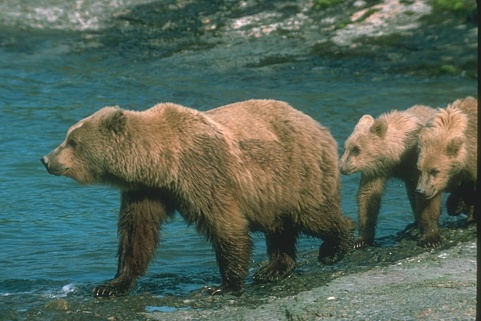
#> input picture data/example_dataset/BSDS500/train/100075.jpg, 481 x 321 px
$ python create_dataset.py
#> lines starting #> are read from the running program, lines starting #| are printed output that depends on the picture
import os
import glob
import numpy as np
from PIL import Image


def process_image(image_path, img_size, mask):
    """
    Process a single image: read, resize, convert to grayscale, add noise,
    and compute a subsampled normalized Fourier transform using a common mask.

    Args:
        image_path (str): Path to the image file.
        img_size (tuple): Desired image size (width, height) after resizing.
        mask (ndarray): A boolean numpy array of shape img_size used to
            subsample Fourier coefficients.

    Returns:
        tuple: (measurement, ground_truth)
            - ground_truth: numpy array of shape (2, img_size[1], img_size[0])
                representing the toy complex image, where the first channel is
                the grayscale image and the second channel is random noise.
            - measurement: numpy array of shape (2, img_size[1], img_size[0])
                representing the subsampled normalized
                Fourier transform of the toy complex image, with real and
                imaginary parts concatenated.
    """
#> called with image_path = 'BSDS500/train/100075.jpg', img_size = (256, 256)
    # Open image, convert to grayscale, and resize
    img = Image.open(image_path).convert("L")
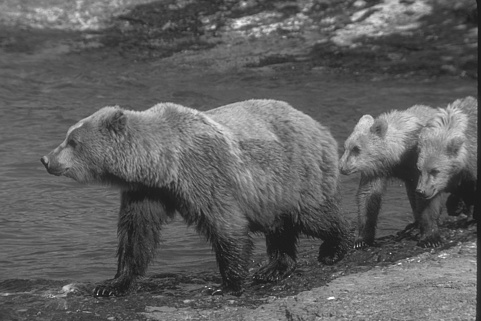
#> img: PIL image 481x321 L; min 18, max 254, mean 95.1
    img = img.resize(img_size)
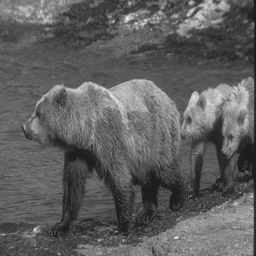
#> img: PIL image 256x256 L; min 26, max 255, mean 95.1

    # Convert image to numpy array (shape: (256,256)) and normalize to [0,1]
    gray = np.array(img, dtype=np.float32) / 255.0

    # Generate random noise image with the same size
    noise = np.random.uniform(0, 2 * np.pi, size=img_size)

    # Create the ground truth complex image by using the image as the magnitude
    # and the random noise as the phase
    ground_truth_real = gray * np.cos(noise)
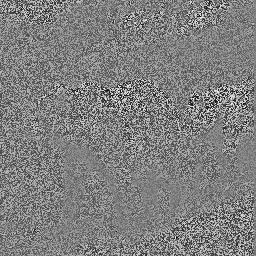
#> ground_truth_real: shape (256, 256) float64; min -0.904, max 0.903, mean 0.00143; drawn with min black and max white
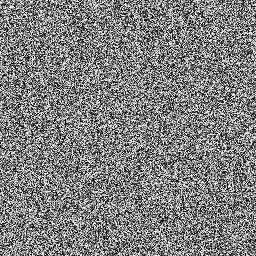
#> noise: shape (256, 256) float64; min 2.08e-05, max 6.28, mean 3.16; drawn with min black and max white
    ground_truth_imag = gray * np.sin(noise)
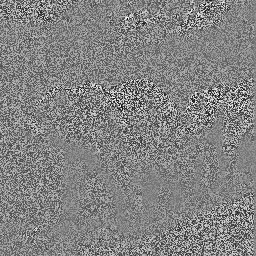
#> ground_truth_imag: shape (256, 256) float64; min -0.937, max 0.881, mean -0.00148; drawn with min black and max white
#> pass 3 of the loop in main, `for mode in modes:`:
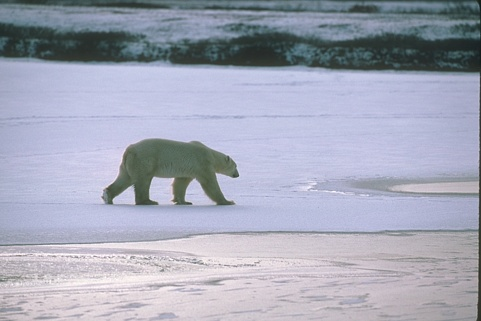
#> input picture data/example_dataset/BSDS500/test/100007.jpg, 481 x 321 px
#> in process_image (call 2), `ground_truth_real = gray * np.cos(noise)`:
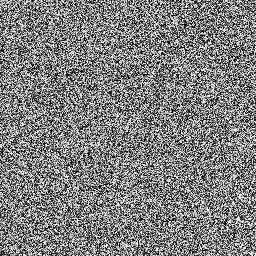
#> noise: shape (256, 256) float64; min 8.51e-05, max 6.28, mean 3.15; drawn with min black and max white
#> in process_image (call 2), `ground_truth_imag = gray * np.sin(noise)`:
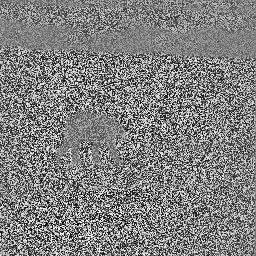
#> ground_truth_imag: shape (256, 256) float64; min -0.971, max 0.953, mean -0.00427; drawn with min black and max white
    ground_truth = np.stack([ground_truth_real, ground_truth_imag], axis=0)  # shape: (2, 256, 256)

    # Form a complex image from the two channels (real=gray, imag=noise)
    complex_image = ground_truth[0] + 1j * ground_truth[1]

    # Compute the 2D Fourier transform with orthonormal normalization
    fft_image = np.fft.fft2(complex_image, norm='ortho')

    # Apply the common subsampling mask
    subsampled_fft = fft_image * mask

    # Stack real and imaginary parts to form the measurement
    measurement = np.stack([np.real(subsampled_fft), np.imag(subsampled_fft)], axis=0)  # shape: (2,256,256)

    return measurement, ground_truth


def process_folder(folder_path, output_filename, img_size, mask):
    """
    Process all JPEG images in a folder and save the corresponding measurement,
    ground truth data, and subsampling mask to an NPZ file.

    Args:
        folder_path (str): Path to the folder containing JPEG images.
        output_filename (str): Filename for the output NPZ file.
        img_size (tuple): Desired image size (width, height) after resizing.
        mask (ndarray): A boolean numpy array of shape img_size used to
        subsample Fourier coefficients.
    """
    # Gather all JPEG images (covers both .jpg and .jpeg)
    image_paths = glob.glob(os.path.join(folder_path, '*.jpg')) + glob.glob(os.path.join(folder_path, '*.jpeg'))

    measurements = []
    ground_truths = []

    for img_path in image_paths:
        meas, gt = process_image(img_path, img_size, mask)
        measurements.append(meas)
        ground_truths.append(gt)

    # Convert lists to numpy arrays
    measurements = np.array(measurements)
    ground_truths = np.array(ground_truths)

    # Save the data as an NPZ file with keys "measurement", "ground_truth", and "mask"
    np.savez_compressed(output_filename, measurement=measurements, ground_truth=ground_truths, mask=mask)
    print(f"Saved {len(image_paths)} samples to {output_filename}")


def main():
    # Root folder where BSD500 is located, with subfolders 'train', 'val', and 'test'
    root_folder = "BSDS500"
    modes = ['train', 'val', 'test']
    img_size = (256, 256)

    # Create output folder "dataset" if it does not exist
    output_folder = "dataset"
    os.makedirs(output_folder, exist_ok=True)

    # Generate a common subsampling mask for all images using a subsampling factor (e.g., 50%)
    subsampling_factor = 0.8
    mask = np.random.rand(*img_size) < subsampling_factor

    for mode in modes:
        folder = os.path.join(root_folder, mode)
        output_file = os.path.join(output_folder, f"{mode}.npz")
        print(f"Processing {mode} data from {folder}...")
        process_folder(folder, output_file, img_size, mask)

if __name__ == "__main__":
    main()
